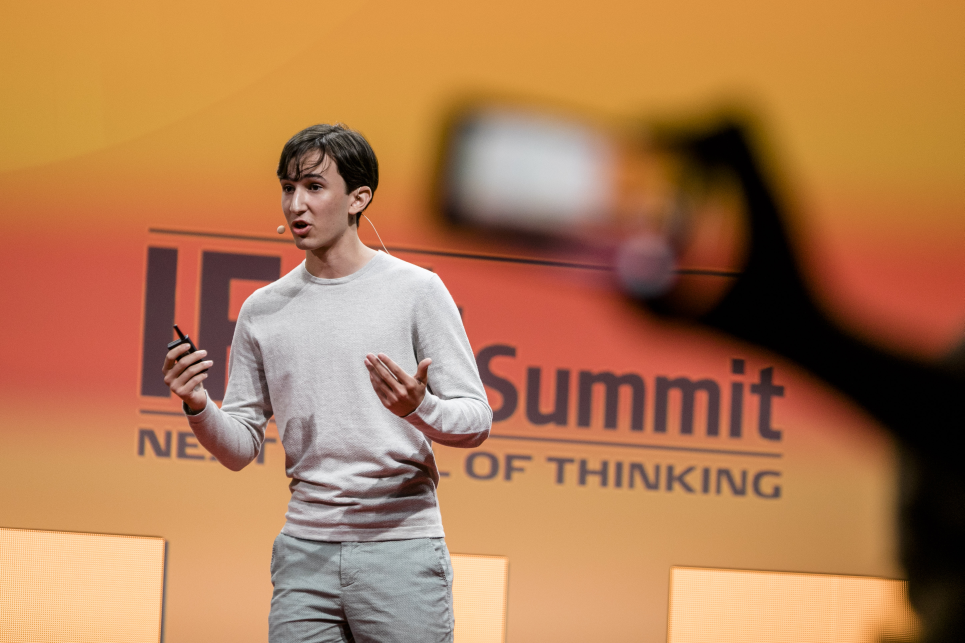
#> input picture img/summer_newsletter.jpg, 4821 x 3214 px, given in place of gramBarcodes.JPG, which was not available (shown at 1/5 size)
$ python resize.py
#> lines starting #> are read from the running program, lines starting #| are printed output that depends on the picture
import cv2
import matplotlib.pyplot as plt


def resize_portfolio(img_file, save_name):
#> called with img_file = 'gramBarcodes.JPG', save_name = 'gramBarcodes_portfolio.jpg'
    raw = cv2.imread(img_file)
#> raw is the input picture: shape (3214, 4821, 3); mean B, G, R 82.6, 123.7, 177.1
    new = cv2.resize(raw, (int(raw.shape[0] * (900 / 712)), raw.shape[0]))
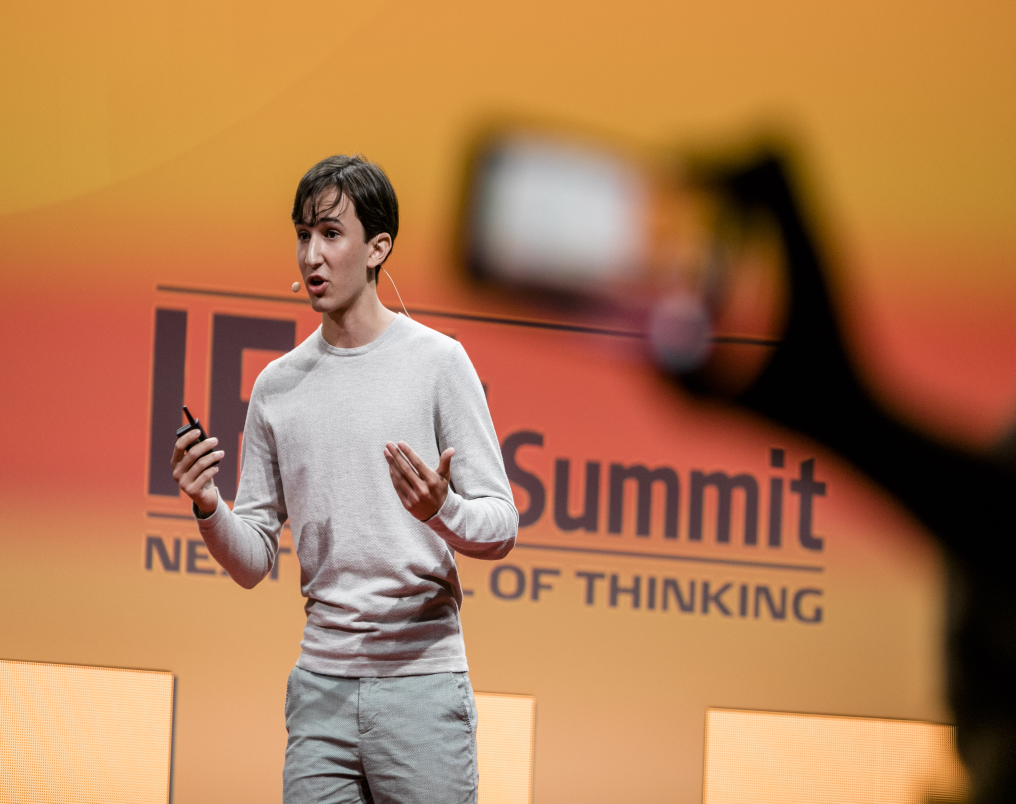
#> new: shape (3214, 4062, 3) (shown at 1/4 size); mean B, G, R 82.6, 123.7, 177.1
    plt.imshow(new)
    cv2.imwrite(save_name, new)


def resize_newsetter(img_file, save_name):
    raw = cv2.imread(img_file)
    new = cv2.resize(raw, (int(raw.shape[0] * (1080 / 720)), raw.shape[0]))
    plt.imshow(new)
    cv2.imwrite(save_name, new)


def png_to_jpg(img_file):
    raw = cv2.imread(img_file)
    cv2.imwrite(img_file[:-3] + 'jpg', raw)


# resize_newsetter("summer_newsletter.jpg", "summer_newsletter_resized.jpg")
resize_portfolio("gramBarcodes.JPG", "gramBarcodes_portfolio.jpg")
# png_to_jpg("ARD.png")

$ run again, on img/2020_newsletter_reshape.jpg
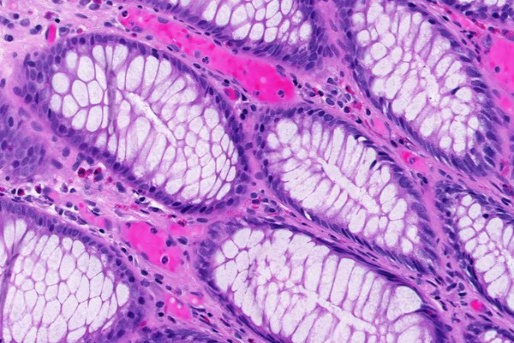
#> input picture img/2020_newsletter_reshape.jpg, 514 x 343 px, given in place of gramBarcodes.JPG, which was not available
#> in resize_portfolio, raw is the input picture: shape (343, 514, 3); mean B, G, R 207.9, 130.8, 188.6
#> in resize_portfolio, `new = cv2.resize(raw, (int(raw.shape[0] * (900 / 712)), raw.shape[0]))`:
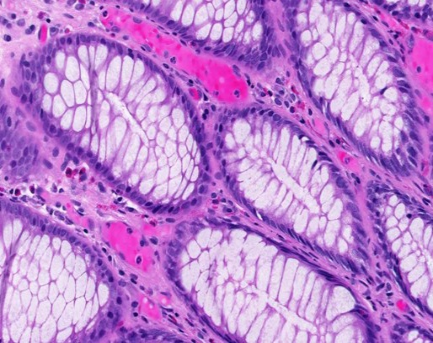
#> new: shape (343, 433, 3); mean B, G, R 207.9, 130.8, 188.6
